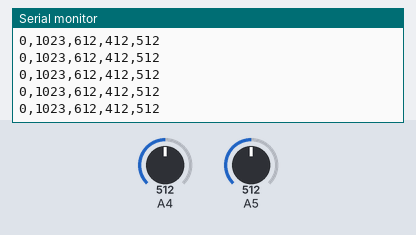
A sketch run on a simulated Arduino Leonardo, built with avr-gcc and run on an emulated ATmega32U4. Parts: the last lines printed to the serial monitor. The test bench sets the inputs (shaded band); at power-on: A5 = 512, A4 = 512. USB keyboard and mouse output is not drawn.

Above: at 11.2 s.
11.3 s: A5 set to 716
At 11.53 s:
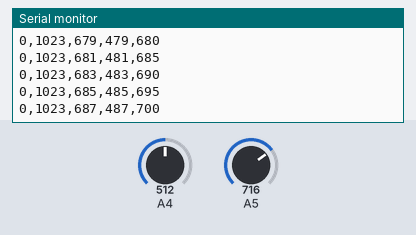
12.9 s: A5 set to 90
At 13.6 s:
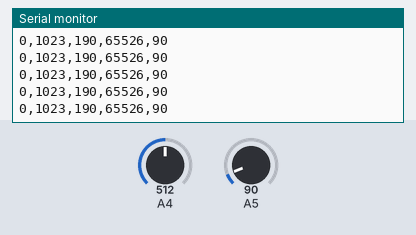
Timing chart, 0 to 15.9 s (numbered marks = the images above; inputs shaded):
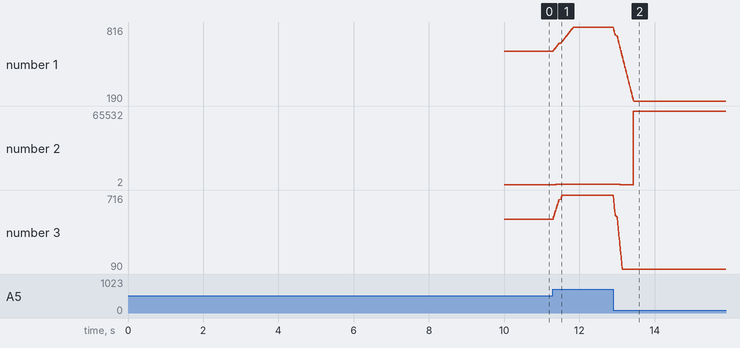

Measured:
- after the input at 11.3 s, the serial monitor: prints a new line at once (image 1)
- plotted number 1: 612 → 816 after the input at 11.3 s
- plotted number 2: 412 → 616 after the input at 11.3 s
- plotted number 3: 512 → 716 after the input at 11.3 s

The sketch:

EEG-Arm-Tracker.ino
```cpp
// 14-05-2018

#include <Keyboard.h>
#include <CircularBuffer.h>
#include <SimpleTimer.h>


#define SAMPLERATE   100                // Frecventa de esantionare semnal / canal
#define READINGS     40                 // Interval pt calculul mediei semnalului
#define INACTIVE_CMD 20                 // Interval inactivare comanda noua t = 0.1sec
#define READING_INT  5                  // Durata in ms intre esantionari succesive

#define XTH_LIMIT_PLUS 100               // Limitele de variatie a pragurilor
#define XTH_LIMIT_MINUS 100
#define YTH_LIMIT_PLUS 100
#define YTH_LIMIT_MINUS 100


unsigned int x_threshold_up = 0;        // Praguri detectie comparatoare
unsigned int x_threshold_dn = 0;
unsigned int y_threshold_up = 0;
unsigned int y_threshold_dn = 0;

SimpleTimer read_data;


CircularBuffer<int,SAMPLERATE> x_sampleBuf;
CircularBuffer<int,SAMPLERATE> y_sampleBuf;

 int analog_xValue, analog_yValue;     // Valori analogice de semnal de la convertor

int read_time = 0;

unsigned long x_mean_filt = 512;        // Valori initiale la mijlocul gamei
unsigned long y_mean_filt = 512;
unsigned long x_last_mean_filt = 512;
unsigned long y_last_mean_filt = 512;

unsigned long xdc_comp = 512;
unsigned long ydc_comp = 512;


bool debug_values = false;
bool debug_plotter = true;


bool active_cmd_xAxis = true;
bool active_cmd_yAxis = true;
char x_cmd_cnt = 0;                   // Contor inactivare comanda axa x
char y_cmd_cnt = 0;                   // Contor inactivare comanda axa y

unsigned char x_stare = 0;
unsigned char y_stare = 0;

int _timer = 0;
int reset_duration = 0;
int last_x_average = 0;               // Ultima valoare medie de pe axa x
int last_y_average = 0;               // Ultima valoare medie de pe axa y
void setup() {

  Serial.begin(9600);
  /*delay(100);                         //Pentru ca da
  Serial.println("Plz w8 10 sec...");*/
  delay(10000);                       //Preventiv
  Serial.println("Ok, gud 2 go !");
  Keyboard.begin();
  for(int i = 0; i < SAMPLERATE; i++)
  {
    x_sampleBuf.push(512);
    y_sampleBuf.push(512);
  }

  x_threshold_up = xdc_comp + (xdc_comp * XTH_LIMIT_PLUS);    // Setare praguri detectie comparatoare
  x_threshold_dn = xdc_comp - (xdc_comp * XTH_LIMIT_MINUS);
  y_threshold_up = ydc_comp + (ydc_comp * YTH_LIMIT_PLUS);
  y_threshold_dn = ydc_comp - (ydc_comp * YTH_LIMIT_MINUS);

  //Serial.println(sample_buffer.size());
  read_data.setInterval(READING_INT,readADC_values);
}

////////////////////////////////////////////////////////////////////////////////////////////a = 19;

void Xcheck(int xValue)
{

   //set starea s1
   if( last_x_average < x_threshold_up && xValue > x_threshold_up && !x_stare)
   {
      x_stare = 1;
      Serial.println("right");
      Keyboard.press(KEY_RIGHT_ARROW);
      delay(50);
      //Keyboard.press('d');
      Keyboard.releaseAll();

   }

   //set starea s2
   if( last_x_average > x_threshold_dn && xValue < x_threshold_dn && !x_stare)
   {
      x_stare = 2;
      Serial.println("left");

      Keyboard.press(KEY_LEFT_ARROW);
      delay(50);
      //Keyboard.press('d');
      Keyboard.releaseAll();

   }

   //reset in starea s0
   if(( xValue <= x_threshold_dn && x_stare == 1) ||
   ( xValue >= x_threshold_up && x_stare == 2))
   {
      x_stare = 0;
   }

   last_x_average = xValue;

}


void Ycheck(int yValue)
{

   //set starea s1
   if( last_y_average < y_threshold_up && yValue > y_threshold_up && !y_stare)
   {
      y_stare = 1;
      //Serial.println("up");
      //Keyboard.press(KEY_UP_ARROW);
      //Keyboard.press('d');
      //Keyboard.releaseAll();

   }

   //set starea s2
   if( last_y_average > y_threshold_dn && yValue < y_threshold_dn && !y_stare)
   {
      y_stare = 2;
      //Serial.println("down");

      //Keyboard.press(KEY_DOWN_ARROW);
      //Keyboard.press('d');
      //Keyboard.releaseAll();

   }

   //reset in starea s0
   if(( yValue <= y_threshold_dn && y_stare == 1) ||
   ( yValue >= y_threshold_up && y_stare == 2))
   {
      y_stare = 0;
   }

   last_y_average = yValue;

}


void readADC_values() {

    analog_xValue = analogRead(A5);
    analog_yValue = analogRead(A4);

    x_sampleBuf.shift();                          // Eliminam din buffer prima valoare
    x_sampleBuf.push(analog_xValue);              // Adaugam in buffer pe ultima pozitie
    y_sampleBuf.shift();                          // Eliminam din buffer prima valoare
    y_sampleBuf.push(analog_yValue);              // Adaugam in buffer pe ultima pozitie


    xdc_comp = 0;   ydc_comp = 0;
    for(int i = 0; i < SAMPLERATE; i++)
      xdc_comp += x_sampleBuf[i];
    xdc_comp = xdc_comp / SAMPLERATE;

    for(int i = 0; i < SAMPLERATE; i++)
      ydc_comp += y_sampleBuf[i];
    ydc_comp = ydc_comp / SAMPLERATE;

    x_threshold_up = xdc_comp + XTH_LIMIT_PLUS;   // Recalculare praguri detectie comparatoare
    x_threshold_dn = xdc_comp - XTH_LIMIT_MINUS;
    y_threshold_up = ydc_comp + YTH_LIMIT_PLUS;
    y_threshold_dn = ydc_comp - YTH_LIMIT_MINUS;


    x_last_mean_filt = x_mean_filt;               // Salvare ultima valoare filtru medie
    x_mean_filt = 0;
    for(int i = SAMPLERATE-1; i > SAMPLERATE-READINGS-1; i--)
      x_mean_filt += x_sampleBuf[i];
    x_mean_filt = x_mean_filt / READINGS;

    y_last_mean_filt = y_mean_filt;               // Salvare ultima valoare filtru medie
    y_mean_filt = 0;
    for(int i = SAMPLERATE-1; i > SAMPLERATE-READINGS-1; i--)
      y_mean_filt += y_sampleBuf[i];
    y_mean_filt = y_mean_filt / READINGS;

    Xcheck(x_mean_filt);
    Ycheck(y_mean_filt);


    Serial.print(0);
    Serial.print(",");
    Serial.print(1023);
    Serial.print(",");
    Serial.print(x_threshold_up);
    Serial.print(",");
    Serial.print(x_threshold_dn);
    Serial.print(",");
    Serial.println(x_mean_filt);


}


void loop() {

  // simulation
  read_data.run();


}
```
